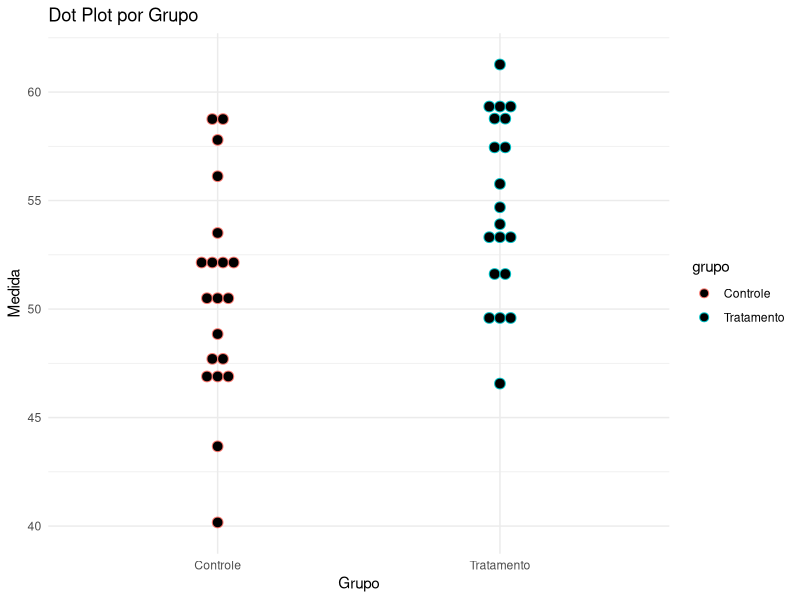

Here is the R script that generated this plot:
# Simular dados
set.seed(123)
dados <- data.frame(
  grupo = rep(c("Controle", "Tratamento"), each = 20),
  medida = c(stats::rnorm(20, mean = 50, sd = 5),
             stats::rnorm(20, mean = 55, sd = 5))
)

# Dot plot
ggplot2::ggplot(dados, ggplot2::aes(x = grupo, y = medida, color = grupo)) +
  ggplot2::geom_dotplot(binaxis = "y", stackdir = "center", dotsize = 0.7) +
  ggplot2::labs(title = "Dot Plot por Grupo",
                x = "Grupo", y = "Medida") +
  ggplot2::theme_minimal()
